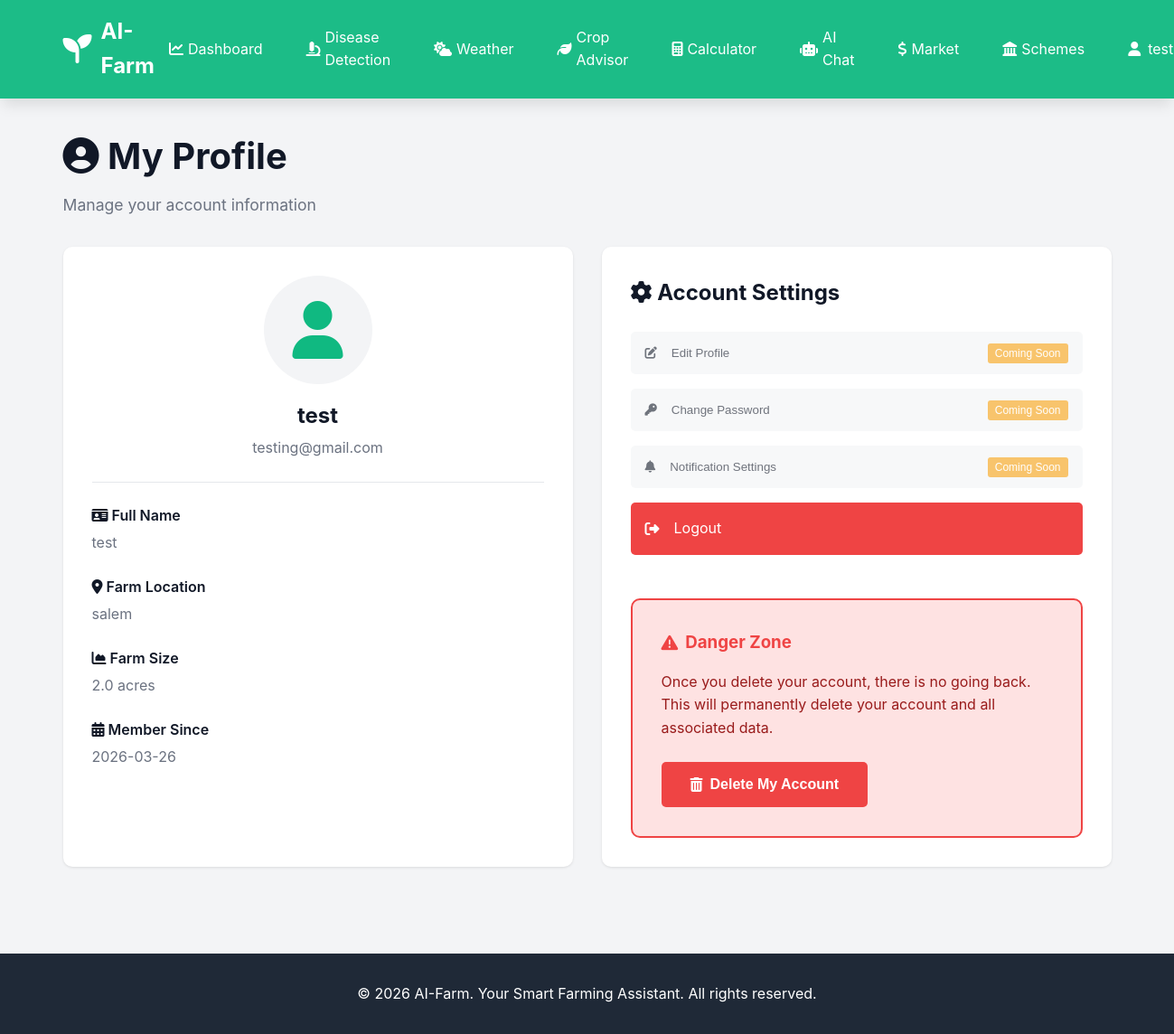
Screenshot of /profile (signed in) with the database file from the repository.
### tables this page shows
CREATE TABLE users
                 (id INTEGER PRIMARY KEY AUTOINCREMENT,
                  username TEXT UNIQUE NOT NULL,
                  email TEXT UNIQUE NOT NULL,
                  password TEXT NOT NULL,
                  full_name TEXT,
                  farm_location TEXT,
                  farm_size REAL,
                  is_admin INTEGER DEFAULT 0,
                  created_at TIMESTAMP DEFAULT CURRENT_TIMESTAMP);

### app.py (the view)
@app.route('/profile')
@login_required
def profile():
    conn = sqlite3.connect('aifarm.db')
    conn.row_factory = sqlite3.Row
    c = conn.cursor()
    c.execute('SELECT * FROM users WHERE id = ?', (session['user_id'],))
    user = c.fetchone()
    conn.close()
    return render_template('profile.html', user=user)

### app.py (called while the page is built)
def login_required(f):
    @wraps(f)
    def decorated_function(*args, **kwargs):
        if 'user_id' not in session:
            flash('Please log in to access this page.', 'warning')
            return redirect(url_for('login'))
        return f(*args, **kwargs)
    return decorated_function

### templates/profile.html (shortened to what this page needs)
{% extends "base.html" %}
{% block content %}
<div class="page-container">
    <div class="container">
        <div class="page-header">
            <h1><i class="fas fa-user-circle"></i> My Profile</h1>
            <p>Manage your account information</p>
        </div>
        <div class="profile-container">
            <div class="profile-card">
                <div class="profile-header">
                    <div class="profile-avatar">
                        <i class="fas fa-user fa-4x"></i>
                    </div>
                    <h2>{{ user.username }}</h2>
                    <p class="profile-email">{{ user.email }}</p>
                </div>
                <div class="profile-info">
                    <div class="info-group">
                        <label><i class="fas fa-id-card"></i> Full Name</label>
                        <p>{{ user.full_name or 'Not provided' }}</p>
                    </div>
                    <div class="info-group">
                        <label><i class="fas fa-map-marker-alt"></i> Farm Location</label>
                        <p>{{ user.farm_location or 'Not provided' }}</p>
                    </div>
                    <div class="info-group">
                        <label><i class="fas fa-chart-area"></i> Farm Size</label>
                        <p>{{ user.farm_size or 'Not provided' }} acres</p>
                    </div>
                    <div class="info-group">
                        <label><i class="fas fa-calendar-alt"></i> Member Since</label>
                        <p>{{ user.created_at[:10] }}</p>
                    </div>
                </div>
            </div>
            <div class="account-actions">
                <h2><i class="fas fa-cog"></i> Account Settings</h2>
                <div class="actions-list">
                    <button class="action-btn" disabled>
                        <i class="fas fa-edit"></i> Edit Profile
                        <span class="coming-soon">Coming Soon</span>
                    </button>
                    <button class="action-btn" disabled>
                        <i class="fas fa-key"></i> Change Password
                        <span class="coming-soon">Coming Soon</span>
                    </button>
                    <button class="action-btn" disabled>
                        <i class="fas fa-bell"></i> Notification Settings
                        <span class="coming-soon">Coming Soon</span>
                    </button>
                    <a href="{{ url_for('logout') }}" class="action-btn logout-btn">
                        <i class="fas fa-sign-out-alt"></i> Logout
                    </a>
                </div>
                <div class="danger-zone">
                    <h3><i class="fas fa-exclamation-triangle"></i> Danger Zone</h3>
                    <p>Once you delete your account, there is no going back. This will permanently delete your account and all associated data.</p>
                    <button onclick="confirmDeleteAccount()" class="btn-delete-account">
                        <i class="fas fa-trash-alt"></i> Delete My Account
                    </button>
                </div>
            </div>
        </div>
    </div>
</div>
{% endblock %}

### static/css/style.css (style rules this page uses)
* { margin: 0; padding: 0; box-sizing: border-box; }
:root { --primary-color: #10B981; --primary-dark: #059669; --primary-light: #34D399; --secondary-color: #3B82F6; --danger-color: #EF4444; --warning-color: #F59E0B; --success-color: #10B981; --dark: #1F2937; --light: #F3F4F6; --white: #FFFFFF; --text-dark: #111827; --text-light: #6B7280; --border-color: #E5E7EB; --shadow: 0 1px 3px 0 rgba(0, 0, 0, 0.1); --shadow-lg: 0 10px 15px -3px rgba(0, 0, 0, 0.1); }
body { font-family: -apple-system, BlinkMacSystemFont, 'Segoe UI', Roboto, 'Helvetica Neue', Arial, sans-serif; line-height: 1.6; color: var(--text-dark); background-color: var(--light); }
.container { max-width: 1200px; margin: 0 auto; padding: 0 20px; }
.page-header { margin-bottom: 2rem; }
.page-header h1 { font-size: 2.5rem; color: var(--text-dark); margin-bottom: 0.5rem; }
.page-header p { color: var(--text-light); font-size: 1.1rem; }
.page-container { padding: 2rem 0; min-height: calc(100vh - 200px); }
.profile-container { display: grid; grid-template-columns: 1fr 1fr; gap: 2rem; }
.profile-card { background: var(--white); padding: 2rem; border-radius: 10px; box-shadow: var(--shadow); }
.profile-header { text-align: center; padding-bottom: 1.5rem; border-bottom: 1px solid var(--border-color); margin-bottom: 1.5rem; }
.profile-avatar { width: 120px; height: 120px; background: var(--light); border-radius: 50%; display: flex; align-items: center; justify-content: center; margin: 0 auto 1rem; color: var(--primary-color); }
.profile-header h2 { margin-bottom: 0.25rem; }
.profile-email { color: var(--text-light); }
.profile-info { display: flex; flex-direction: column; gap: 1.5rem; }
.info-group label { display: block; font-weight: 600; margin-bottom: 0.25rem; color: var(--text-dark); }
.info-group p { color: var(--text-light); }
.account-actions { background: var(--white); padding: 2rem; border-radius: 10px; box-shadow: var(--shadow); }
.account-actions h2 { margin-bottom: 1.5rem; }
.actions-list { display: flex; flex-direction: column; gap: 1rem; }
.action-btn { display: flex; align-items: center; gap: 1rem; padding: 1rem; background: var(--light); border: none; border-radius: 5px; cursor: pointer; text-decoration: none; color: var(--text-dark); transition: background 0.3s; position: relative; }
.action-btn[disabled] { opacity: 0.6; cursor: not-allowed; }
.coming-soon { position: absolute; right: 1rem; font-size: 0.75rem; background: var(--warning-color); color: var(--white); padding: 0.25rem 0.5rem; border-radius: 3px; }
.logout-btn { background: var(--danger-color); color: var(--white); }
button, .btn, a, input, select, textarea { transition: all 0.3s cubic-bezier(0.4, 0, 0.2, 1); }
.page-container { animation: fadeIn 0.5s ease-in; }
html { scroll-behavior: smooth; }

### templates/profile.html (style rules this page uses)
.danger-zone { margin-top: 3rem; padding: 2rem; background: #FEE2E2; border: 2px solid var(--danger-color); border-radius: 10px; }
.danger-zone h3 { color: var(--danger-color); margin-bottom: 1rem; display: flex; align-items: center; gap: 0.5rem; }
.danger-zone p { color: #991B1B; margin-bottom: 1.5rem; line-height: 1.6; }
.btn-delete-account { background: var(--danger-color); color: var(--white); border: none; padding: 1rem 2rem; border-radius: 5px; cursor: pointer; font-size: 1rem; font-weight: 600; display: flex; align-items: center; gap: 0.5rem; transition: all 0.3s; }

### rows the page displays
users: username "test", email "testing@gmail.com", full_name "test", farm_location "salem", farm_size "2.0", created_at "2026-03-26"

### other values shown
{{ session.username }} "test"
